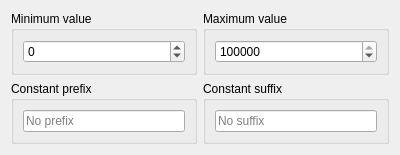
<?xml version="1.0" encoding="UTF-8"?>
<ui version="4.0">
 <class>PopulateRandomConfig</class>
 <widget class="QWidget" name="PopulateRandomConfig">
  <property name="geometry">
   <rect>
    <x>0</x>
    <y>0</y>
    <width>400</width>
    <height>144</height>
   </rect>
  </property>
  <property name="windowTitle">
   <string notr="true">Form</string>
  </property>
  <layout class="QGridLayout" name="gridLayout">
   <item row="2" column="0">
    <widget class="QGroupBox" name="prefixGroup">
     <property name="title">
      <string>Constant prefix</string>
     </property>
     <layout class="QVBoxLayout" name="verticalLayout_4">
      <item>
       <widget class="QLineEdit" name="prefixEdit">
        <property name="placeholderText">
         <string>No prefix</string>
        </property>
        <property name="cfg" stdset="0">
         <string notr="true">PopulateRandom.Prefix</string>
        </property>
       </widget>
      </item>
     </layout>
    </widget>
   </item>
   <item row="0" column="0">
    <widget class="QGroupBox" name="minGroup">
     <property name="title">
      <string>Minimum value</string>
     </property>
     <layout class="QVBoxLayout" name="verticalLayout_2">
      <item>
       <widget class="QSpinBox" name="minSpin">
        <property name="minimum">
         <number>-999999999</number>
        </property>
        <property name="maximum">
         <number>999999999</number>
        </property>
        <property name="cfg" stdset="0">
         <string notr="true">PopulateRandom.MinValue</string>
        </property>
       </widget>
      </item>
     </layout>
    </widget>
   </item>
   <item row="0" column="1">
    <widget class="QGroupBox" name="maxGroup">
     <property name="title">
      <string>Maximum value</string>
     </property>
     <layout class="QVBoxLayout" name="verticalLayout_3">
      <item>
       <widget class="QSpinBox" name="maxSpin">
        <property name="minimum">
         <number>-999999999</number>
        </property>
        <property name="maximum">
         <number>999999999</number>
        </property>
        <property name="value">
         <number>999999999</number>
        </property>
        <property name="cfg" stdset="0">
         <string notr="true">PopulateRandom.MaxValue</string>
        </property>
       </widget>
      </item>
     </layout>
    </widget>
   </item>
   <item row="2" column="1">
    <widget class="QGroupBox" name="suffixGroup">
     <property name="title">
      <string>Constant suffix</string>
     </property>
     <layout class="QHBoxLayout" name="horizontalLayout">
      <item>
       <widget class="QLineEdit" name="suffixEdit">
        <property name="placeholderText">
         <string>No suffix</string>
        </property>
        <property name="cfg" stdset="0">
         <string notr="true">PopulateRandom.Suffix</string>
        </property>
       </widget>
      </item>
     </layout>
    </widget>
   </item>
  </layout>
 </widget>
 <resources/>
 <connections/>
</ui>
